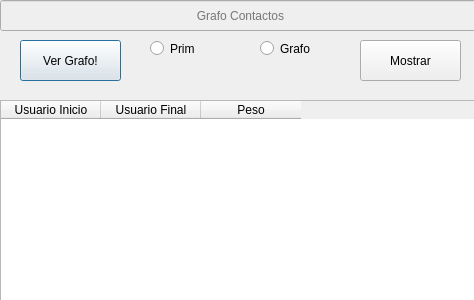
<?xml version="1.0" encoding="UTF-8"?>
<ui version="4.0">
 <class>GrafoDialog</class>
 <widget class="QDialog" name="GrafoDialog">
  <property name="geometry">
   <rect>
    <x>0</x>
    <y>0</y>
    <width>474</width>
    <height>300</height>
   </rect>
  </property>
  <property name="windowTitle">
   <string>Dialog</string>
  </property>
  <widget class="QLineEdit" name="grafolineEdit">
   <property name="enabled">
    <bool>false</bool>
   </property>
   <property name="geometry">
    <rect>
     <x>0</x>
     <y>0</y>
     <width>481</width>
     <height>31</height>
    </rect>
   </property>
   <property name="alignment">
    <set>Qt::AlignCenter</set>
   </property>
   <property name="placeholderText">
    <string>Grafo Contactos</string>
   </property>
  </widget>
  <widget class="QPushButton" name="visualizarPushButton">
   <property name="geometry">
    <rect>
     <x>20</x>
     <y>40</y>
     <width>101</width>
     <height>41</height>
    </rect>
   </property>
   <property name="text">
    <string>Ver Grafo!</string>
   </property>
  </widget>
  <widget class="QTableWidget" name="grafoTableWidget">
   <property name="geometry">
    <rect>
     <x>0</x>
     <y>100</y>
     <width>481</width>
     <height>201</height>
    </rect>
   </property>
   <column>
    <property name="text">
     <string>Usuario Inicio</string>
    </property>
   </column>
   <column>
    <property name="text">
     <string>Usuario Final</string>
    </property>
   </column>
   <column>
    <property name="text">
     <string>Peso</string>
    </property>
   </column>
  </widget>
  <widget class="QPushButton" name="btnMostrar">
   <property name="geometry">
    <rect>
     <x>360</x>
     <y>40</y>
     <width>101</width>
     <height>41</height>
    </rect>
   </property>
   <property name="text">
    <string>Mostrar</string>
   </property>
  </widget>
  <widget class="QRadioButton" name="rbtnPrim">
   <property name="geometry">
    <rect>
     <x>150</x>
     <y>40</y>
     <width>82</width>
     <height>17</height>
    </rect>
   </property>
   <property name="text">
    <string>Prim</string>
   </property>
  </widget>
  <widget class="QRadioButton" name="rbtnGrafo">
   <property name="geometry">
    <rect>
     <x>260</x>
     <y>40</y>
     <width>82</width>
     <height>17</height>
    </rect>
   </property>
   <property name="text">
    <string>Grafo</string>
   </property>
  </widget>
 </widget>
 <resources/>
 <connections/>
</ui>
